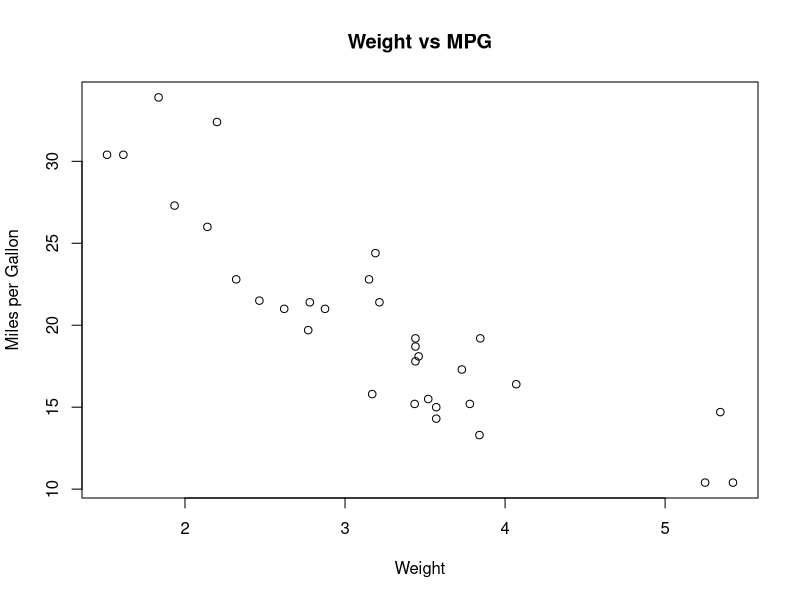

The R script that drew this image:
## ---- chunk 1
knitr::opts_chunk$set(echo = TRUE)
## ---- chunk 2
data(mtcars)
summary(mtcars)
## ---- chunk 3
plot(mtcars$wt, mtcars$mpg,
     main = "Weight vs MPG",
     xlab = "Weight",
     ylab = "Miles per Gallon")
